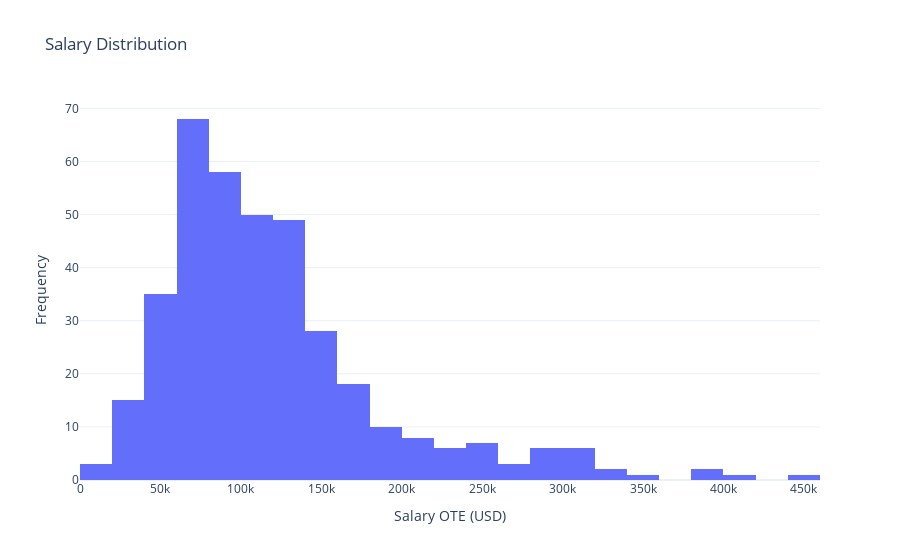

The notebook cell saved with this chart:
### Markdown cell above
# Salary Distribution

### Code cell
# Salary Analysis using Plotly
fig_salary = px.histogram(
    df, 
    x='Salary OTE (USD)', 
    nbins=30,  # Adjust the number of bins as needed
    title='Salary Distribution'
)
fig_salary.update_layout(
    xaxis_title='Salary OTE (USD)',
    yaxis_title='Frequency',
    template='plotly_white'
)
fig_salary.show()

### Figure 1 — Plotly figure (JSON) as saved in the notebook; plotly's stock layout.template omitted (floating-point values rounded to 4 significant figures; data arrays with more than 128 entries replaced by an {"elided": "..."} marker saying what was removed)
{"data": [{"alignmentgroup": "True", "bingroup": "x", "hovertemplate": "Salary OTE (USD)=%{x}<br>count=%{y}<extra></extra>", "legendgroup": "", "marker": {"color": "#636efa", "pattern": {"shape": ""}}, "name": "", "nbinsx": 30, "offsetgroup": "", "orientation": "v", "showlegend": false, "type": "histogram", "x": {"elided": "378 int values"}, "xaxis": "x", "yaxis": "y"}], "layout": {"barmode": "relative", "legend": {"tracegroupgap": 0}, "title": {"text": "Salary Distribution"}, "xaxis": {"anchor": "y", "domain": [0, 1], "title": {"text": "Salary OTE (USD)"}}, "yaxis": {"anchor": "x", "domain": [0, 1], "title": {"text": "Frequency"}}}}
